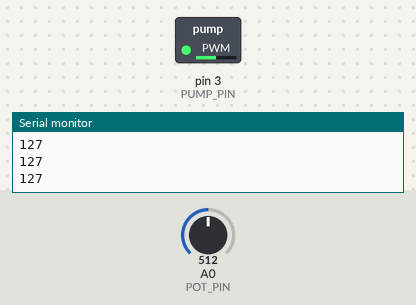
Bench run of a sketch on a simulated Arduino Uno, built with avr-gcc and run on an emulated ATmega328P. Parts: switched loads named in the sketch (green lamp = pin HIGH), the last lines printed to the serial monitor. Inputs (shaded band) come from the test bench; at power-on: A0 (POT_PIN) = 512.

Above: at 1.2 s.
1.3 s: A0 (POT_PIN) set to 716
At 2.5 s:
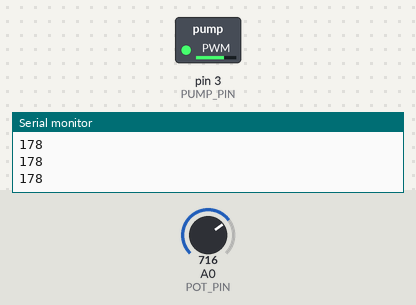
2.8 s: A0 (POT_PIN) set to 900
At 3.7 s:
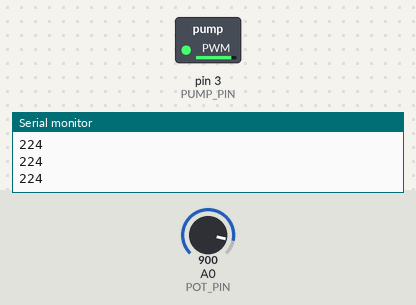
4.3 s: A0 (POT_PIN) set to 122
At 4.8 s:
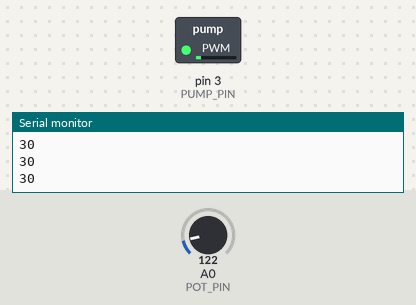
5.8 s: A0 (POT_PIN) set to 0
At 7.0 s:
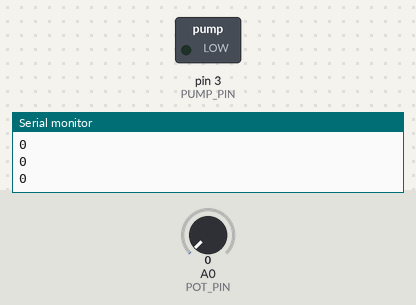
7.3 s: A0 (POT_PIN) set to 511
At 8.2 s:
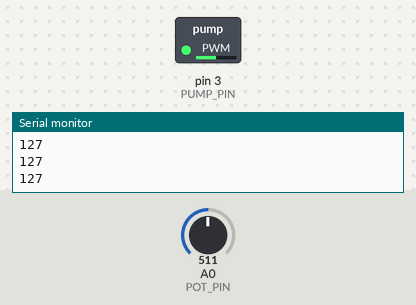
Timing chart, 0 to 9.8 s (numbered marks = the images above; inputs shaded):
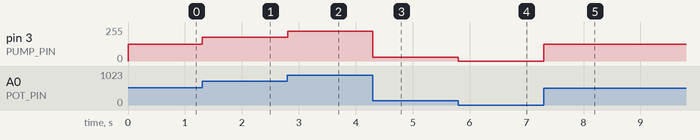

The sketch:

Pick_n_Place_Tester.ino
```cpp
#define POT_PIN 0
#define PUMP_PIN 3


void setup() {
  Serial.begin(9600);

}

void loop() {


  int potVal = analogRead(POT_PIN);
  int pumpVal = map(potVal, 0, 1023, 0, 255);
  analogWrite(PUMP_PIN, pumpVal);

  Serial.println(pumpVal);
}
```

Measured:
- after the input at 1.3 s, pin 3 (PUMP_PIN): 127/255 → 178/255 at once
- after the input at 2.8 s, pin 3 (PUMP_PIN): 178/255 → 224/255 at once
- after the input at 4.3 s, pin 3 (PUMP_PIN): 224/255 → 30/255 at once
- after the input at 5.8 s, pin 3 (PUMP_PIN): 30/255 → 0/255 at once
- after the input at 7.3 s, pin 3 (PUMP_PIN): 0/255 → 127/255 at once
